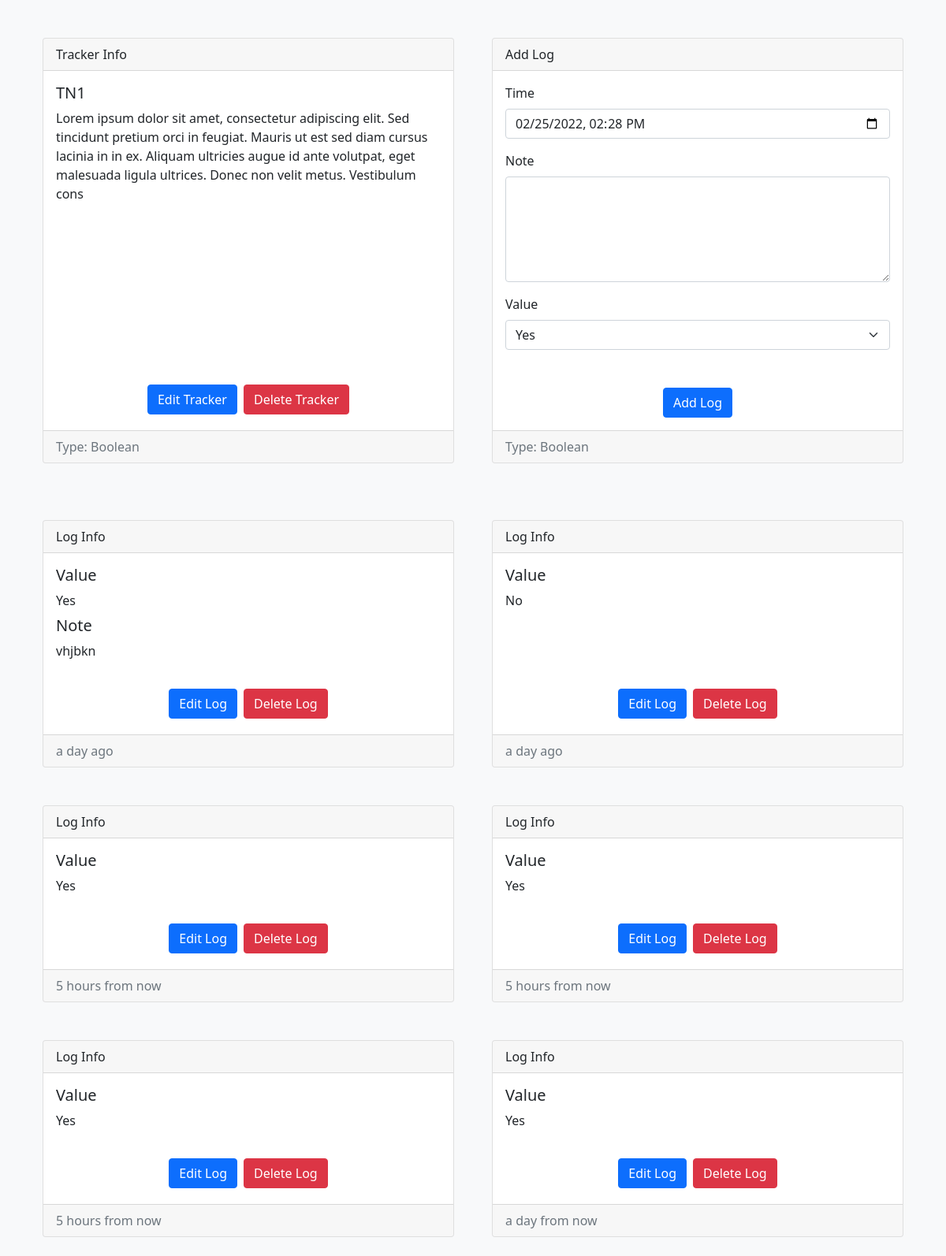
The app's page /trackers/view?id=1 (signed in) with its own data.
### models/models.py (models this page shows)
class TrackerModel(db.Model):
    __tablename__ = "trackers"
    t_id = db.Column(db.Integer(), primary_key=True)
    t_name = db.Column(db.String(64), nullable=False)
    t_desc = db.Column(db.String(256))
    t_type = db.Column(db.Integer(), db.ForeignKey("tracker_types.tt_id", ondelete="CASCADE"), nullable=False)
    t_user = db.Column(db.Integer(), db.ForeignKey("users.id", ondelete="CASCADE"), nullable=False)
    t_type_name = db.relationship("TrackerTypes", uselist=False)
    t_unit = db.relationship("TrackerUnit", cascade="all, delete", uselist=False)
    t_options = db.relationship("TrackerOptions", cascade="all, delete")
    t_logs = db.relationship("TrackerLogs", cascade="all, delete")

class TrackerTypes(db.Model):
    __tablename__ = "tracker_types"
    tt_id = db.Column(db.Integer(), primary_key=True, autoincrement=True)
    tt_name = db.Column(db.String(64), unique=True, nullable=False)

class TrackerLogs(db.Model):
    __tablename__ = "tracker_logs"
    tl_id = db.Column(db.Integer(), primary_key=True, autoincrement=True)
    tl_time = db.Column(db.DateTime(), nullable=False)
    tl_note = db.Column(db.String(256))
    tl_tracker = db.Column(db.Integer(), db.ForeignKey("trackers.t_id", ondelete="CASCADE"), nullable=False)
    tl_vals = db.relationship("TrackerValues", cascade="all, delete")

class TrackerValues(db.Model):
    __tablename__ = "tracker_vals"
    tv_id = db.Column(db.Integer(), primary_key=True, autoincrement=True)
    tv_val = db.Column(db.Numeric(10, 2), nullable=False)
    tv_log = db.Column(db.Integer(), db.ForeignKey("tracker_logs.tl_id", ondelete="CASCADE"), nullable=False)

### views/views.py (the view, shortened to what this page needs)
@app.route("/trackers/view", methods=["GET", "POST"])
@login_required
def trackers_view():
    t_id = request.args.get("id", "")
    if not (t_id.isdigit()):
        flash("Invalid Tracker", "danger")
        return redirect("/trackers")
    t_id = int(t_id)
    tracker = TrackerModel.query.filter(TrackerModel.t_id == t_id, TrackerModel.t_user == current_user.id).first()
    if not tracker:
        flash("Invalid Tracker", "danger")
        return redirect("/trackers")
    options = {x.to_id: x.to_name for x in tracker.t_options}
    return render_template("trackers/view.html", user=current_user, tracker=tracker, options=options)

### auth/auth.py (called while the page is built)
@login.user_loader
def load_user(id):
    return UserModel.query.get(int(id))

### templates/filters/filters.py (called while the page is built)
@app.template_filter()
def pretty_datetime(datetime):
    return naturaltime(datetime)

### templates/trackers/view.html (shortened to what this page needs)
<!DOCTYPE html>
<html lang="en">
    <head>
        <link rel="stylesheet" href="{{ url_for('static', filename='css/bootstrap.min.css')}}">
        <link rel="stylesheet" href="{{ url_for('static', filename='css/fontawesome.all.min.css')}}">
        <link rel="stylesheet" href="{{ url_for('static', filename='css/tracker_view.css')}}">
    </head>
    <body class="bg-light">
        <div class="container">
            <div class="row equal bg-light mt-4">
                <div class="col-sm-12 col-md-12 col-lg-6 col-xl-6 d-flex justify-content-center p-4">
                    <div class="card flex-fill">
                        <div class="card-header">Tracker Info</div>
                        <div class="card-body">
                            <h5 class="card-title">{{ tracker.t_name }}</h5>
                            <p class="card-text">{{ tracker.t_desc }}</p>
                        </div>
                        <div class="card-body d-flex justify-content-center align-items-end">
                            <a href="/trackers/edit?id={{ tracker.t_id }}" class="btn btn-primary m-1">Edit Tracker</a>
                            <form action="" method="POST" style="display: inline;">
                                <button type="submit" class="btn btn-danger m-1">Delete Tracker</button>
                            </form>
                        </div>
                        <div class="card-footer text-muted">
                            <span>Type: {{ tracker.t_type_name.tt_name }}</span>
                        </div>
                    </div>
                </div>
                <div class="col-sm-12 col-md-12 col-lg-6 col-xl-6 d-flex justify-content-center p-4">
                    <div class="card flex-fill">
                        <form action="" method="POST" style="width: 100%;">
                            <div class="card-header">Add Log</div>
                            <div class="card-body">
                                <div class="mb-3">
                                    <label for="tl_time" class="form-label">Time</label>
                                    <input type="datetime-local" class="form-control" id="tl_time" name="tl_time" required>
                                </div>
                                <div class="mb-3">
                                    <label for="tl_note" class="form-label">Note</label>
                                    <textarea rows="5" class="form-control" id="tl_note" name="tl_note" maxlength="256"></textarea>
                                </div>
                                {% if tracker.t_type_name.tt_name == "Boolean" %}
                                <label for="tl_val" class="form-label">Value</label>
                                <div class="mb-3">
                                    <select id="tl_val" name="tl_val" class="form-select" required>
                                        <option value="1" selected>Yes</option>
                                    </select>
                                </div>
                                {% elif tracker.t_type_name.tt_name == "Integer" %}
                                <label for="tl_val" class="form-label">Value</label>
                                <div class="input-group mb-3">
                                    <input type="number" step="1" id="tl_val" name="tl_val" class="form-control" aria-describedby="tl_unit" required>
                                    <span class="input-group-text" id="tl_unit">{{ tracker.t_unit.tu_name }}</span>
                                </div>
                                {% elif tracker.t_type_name.tt_name == "Decimal" %}
                                <label for="tl_val" class="form-label">Value</label>
                                <div class="input-group mb-3">
                                    <input type="number" step="0.01" id="tl_val" name="tl_val" class="form-control" aria-describedby="tl_unit" required>
                                    <span class="input-group-text" id="tl_unit">{{ tracker.t_unit.tu_name }}</span>
                                </div>
                                {% endif %}
                            </div>
                            <div class="card-body d-flex justify-content-center align-items-end">
                                <button type="submit" class="btn btn-primary">Add Log</button>
                            </div>
                            <div class="card-footer text-muted">
                                <span>Type: {{ tracker.t_type_name.tt_name }}</span>
                            </div>
                        </form>
                    </div>
                </div>
            </div>
        </div>
        <div class="container">
            <div class="row equal bg-light mt-4">
                {% for log in tracker.t_logs %}
                <div class="col-sm-12 col-md-12 col-lg-6 col-xl-6 d-flex justify-content-center p-4">
                    <div class="card flex-fill">
                        <div class="card-header">Log Info</div>
                        <div class="card-body">
                            <h5 class="card-title">
                                {% if tracker.t_type_name.tt_name == "Multi Select" %}
                                Values
                                {% else %}
                                Value
                                {% endif %}
                            </h5>
                            <div class="card-text">
                                {% for val in log.tl_vals %}
                                <div>
                                    {% if tracker.t_type_name.tt_name == "Boolean" %}
                                        {% if val.tv_val | int == 1 %}
                                        Yes
                                        {% elif val.tv_val | int == 0 %}
                                        No
                                        {% endif %}
                                    {% elif tracker.t_type_name.tt_name == "Integer" %}
                                        {{ val.tv_val | int }}
                                    {% elif tracker.t_type_name.tt_name == "Decimal" %}
                                        {{ val.tv_val | round(2) }}
                                    {% elif tracker.t_type_name.tt_name == "Duration" %}
                                        Hours: {{ val.tv_val // 3600 }} | Minutes: {{ (val.tv_val % 3600) // 60 }} | Seconds: {{ (val.tv_val % 60) | int }}
                                    {% elif tracker.t_type_name.tt_name == "Single Select" %}
                                        {{ options[val.tv_val | int] }}
                                    {% elif tracker.t_type_name.tt_name == "Multi Select" %}
                                        {{ options[val.tv_val | int] }}
                                    {% endif %}
                                </div>
                                {% endfor %}
                            </div>
                            {% if log.tl_note | length > 0 %}
                            <h5 class="card-title pt-2">Note</h5>
                            <div class="card-text">{{ log.tl_note }}</div>
                            {% endif %}
                        </div>
                        <div class="card-body d-flex justify-content-center align-items-end">
                            <a href="/trackers/log/edit?tid={{ tracker.t_id }}&lid={{ log.tl_id }}" class="btn btn-primary m-1">Edit Log</a>
                            <form action="" method="POST" style="display: inline;">
                                <button type="submit" class="btn btn-danger m-1">Delete Log</button>
                            </form>
                        </div>
                        <div class="card-footer text-muted">
                            {{ log.tl_time | pretty_datetime }}
                        </div>
                    </div>
                </div>
                {% endfor %}
            </div>
        </div>
    </body>
</html>

### static/css/tracker_view.css (style rules this page uses)
.card { transition: transform 0.2s ease; }

### records on screen
TrackerModel: t_name "TN1", t_desc "Lorem ipsum dolor sit amet, consectetur adipiscing elit. Sed tincidunt pretium orci in feugiat. Mauris ut est sed diam cursus lacinia in in ex. Aliquam ultricies augue id ante volutpat, eget malesuada ligula ultrices. Donec non velit metus. Vestibulum cons"
TrackerTypes: t_type_name.tt_name "Boolean"
TrackerLogs: tl_note "vhjbkn", tl_time|pretty_datetime "a day ago"
TrackerValues: tv_val "Yes"
TrackerLogs: tl_time|pretty_datetime "a day ago"
TrackerValues: tv_val "No"
TrackerLogs: tl_time|pretty_datetime "5 hours from now"
TrackerValues: tv_val "Yes"
TrackerLogs: tl_time|pretty_datetime "5 hours from now"
TrackerValues: tv_val "Yes"
TrackerLogs: tl_time|pretty_datetime "5 hours from now"
TrackerValues: tv_val "Yes"
TrackerLogs: tl_time|pretty_datetime "a day from now"
TrackerValues: tv_val "Yes"
